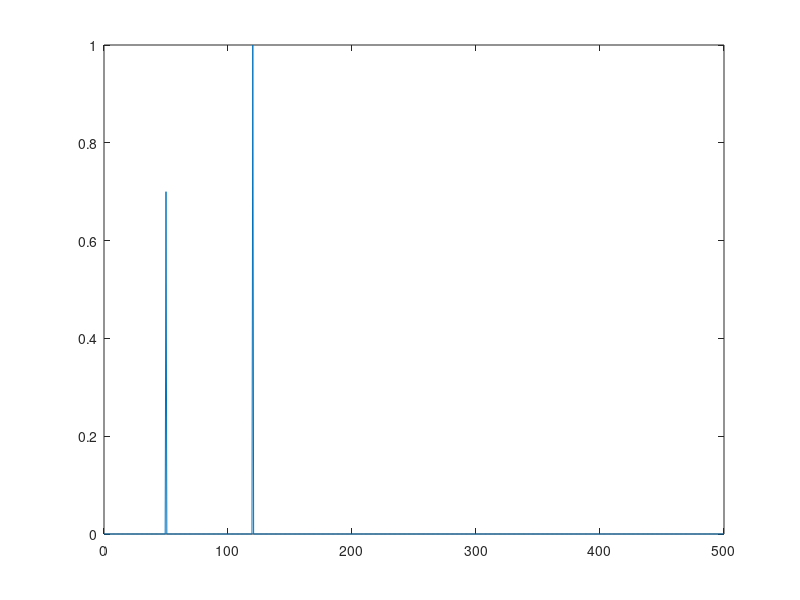

MATLAB code to generate this figure:
Fs = 1000;            % Sampling frequency                    
T = 1/Fs;             % Sampling period       
L = 1500;             % Length of signal
t = (0:L-1)*T;        % Time vector

S = 0.7*sin(2*pi*50*t) + sin(2*pi*120*t);

Y = fft(S);

P2 = abs(Y/L);
P1 = P2(1:L/2+1);
P1(2:end-1) = 2*P1(2:end-1);

f = Fs*(0:(L/2))/L;
plot(f,P1) 

Y1 = Y(1:L/2+1);
S_recon = ifft(Y1);